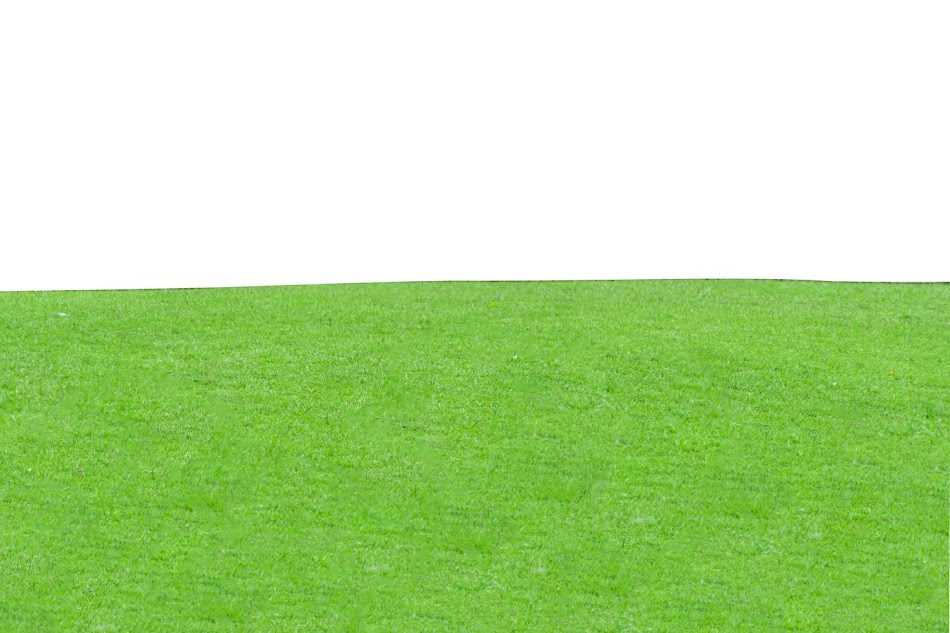
#> input picture imagem.jpg, 950 x 633 px
$ python filtros_overlays.py
#> lines starting #> are read from the running program, lines starting #| are printed output that depends on the picture; after the words box and inside, x2 and y2 are one past the last pixel; in counts of white or black regions, pixels touching at a corner belong together
import cv2
import numpy as np


imagem = cv2.imread('imagem.jpg')
#> imagem is the input picture: shape (633, 950, 3); mean B, G, R 151.1, 218.9, 181.1


# A. Filtro Blur (desfoque)
imagem_blur = cv2.GaussianBlur(imagem, (9, 9), 0)
cv2.imwrite('filtro_blur.png', imagem_blur)

# B. Detecção de Bordas
imagem_bordas = cv2.Canny(imagem, 100, 200)
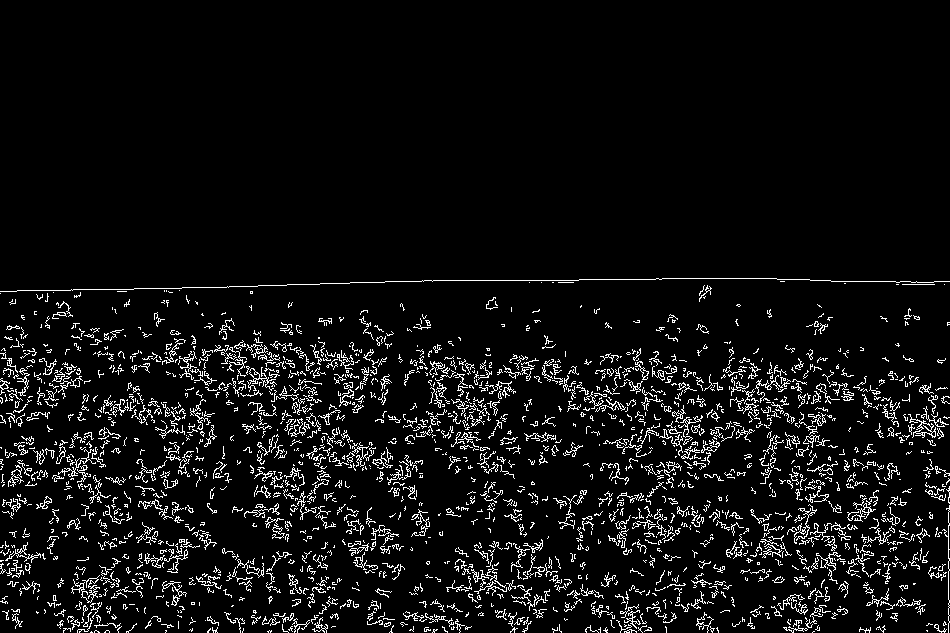
#> imagem_bordas: shape (633, 950); 6.4% white in thin lines or dots, all inside (x1, y1, x2, y2) = (0, 278, 950, 633)
cv2.imwrite('filtro_bordas.png', imagem_bordas)

# C. Imagem em Escalas de Cinza
imagem_cinza = cv2.cvtColor(imagem, cv2.COLOR_BGR2GRAY)
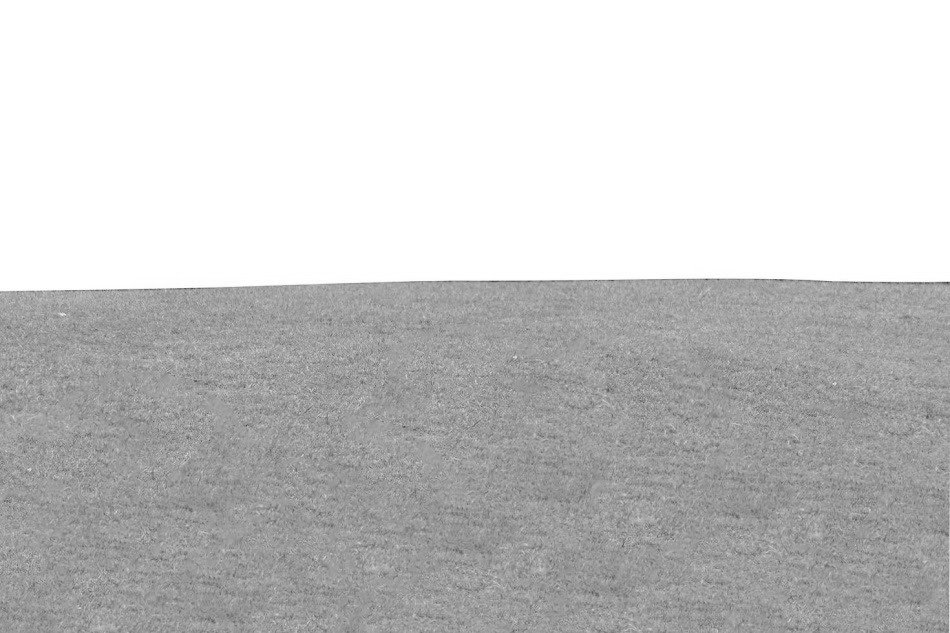
#> imagem_cinza: shape (633, 950); min 53, max 255, mean 199.8
cv2.imwrite('filtro_cinza.png', imagem_cinza)

# D. Redimensionamento da Imagem
altura, largura = imagem.shape[:2]
#> altura = 633; largura = 950
nova_largura = largura // 2
#> nova_largura = 475
nova_altura = altura // 2
#> nova_altura = 316
imagem_redimensionada = cv2.resize(imagem, (nova_largura, nova_altura))
cv2.imwrite('filtro_redimensionado.png', imagem_redimensionada)

# 2. Aplicar Overlays (Camadas)

# A. Desenhar um retângulo azul com espessura 2px
imagem_com_retangulo = imagem.copy()
altura, largura = imagem.shape[:2]
cv2.rectangle(imagem_com_retangulo, (10, 10), (largura - 10, altura - 10), (255, 0, 0), 2)
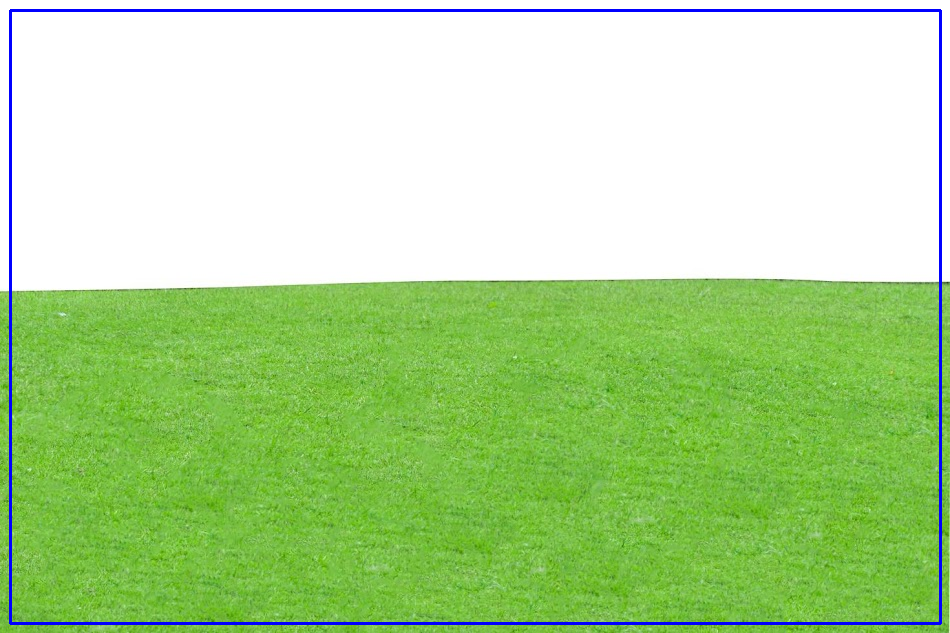
#> imagem_com_retangulo: shape (633, 950, 3); 1.54% of pixels changed, all inside (x1, y1, x2, y2) = (9, 9, 942, 625)
cv2.imwrite('imagem_com_retangulo.png', imagem_com_retangulo)

# B. Círculo vermelho com raio de 200px no centro da imagem
centro = (largura // 2, altura // 2)
#> centro = (475, 316)
raio = 200
imagem_com_circulo = imagem.copy()
cv2.circle(imagem_com_circulo, centro, raio, (0, 0, 255), 1)  # Cor vermelha
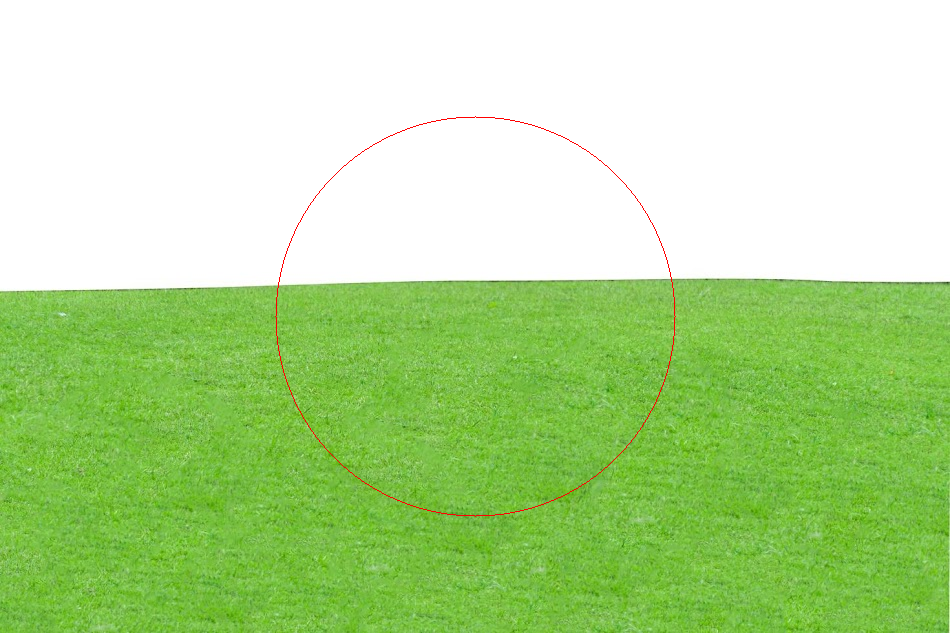
#> imagem_com_circulo: shape (633, 950, 3); 0.19% of pixels changed, all inside (x1, y1, x2, y2) = (275, 116, 676, 517)
cv2.imwrite('imagem_com_circulo.png', imagem_com_circulo)

# C. Círculo verde com raio de 50px no centro
raio_interno = 50
imagem_com_circulo_interno = imagem.copy()
cv2.circle(imagem_com_circulo_interno, centro, raio_interno, (0, 255, 0), -1)  # Cor verde (preenchido)
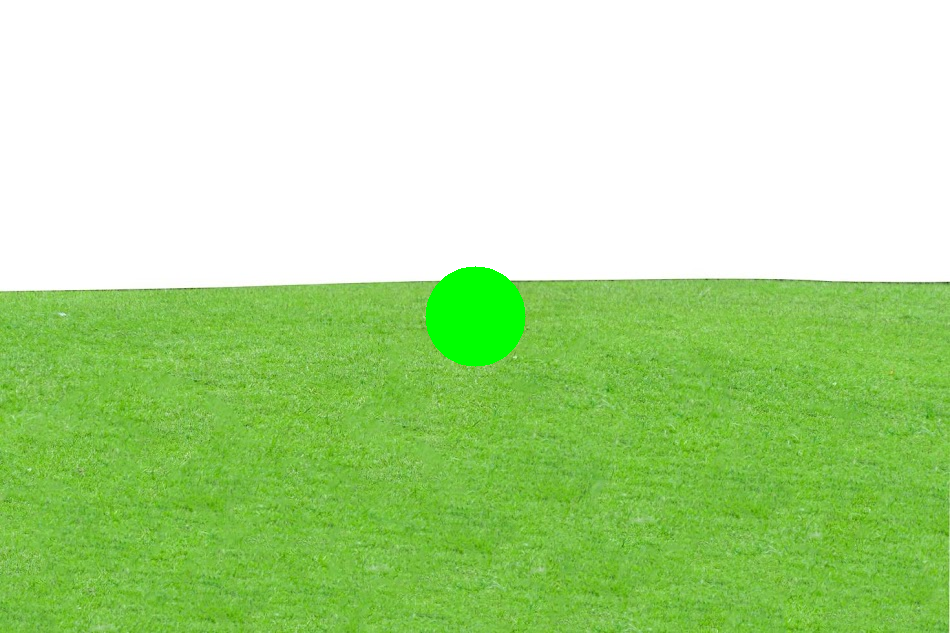
#> imagem_com_circulo_interno: shape (633, 950, 3); 1.3% of pixels changed, all inside (x1, y1, x2, y2) = (425, 266, 526, 367)
cv2.imwrite('imagem_com_circulo_interno.png', imagem_com_circulo_interno)

# D. Escrever texto no canto inferior direito
imagem_com_texto = imagem.copy()
font = cv2.FONT_HERSHEY_SIMPLEX
texto = "Engenharia de Software"
posicao_texto = (largura - 250, altura - 10)  # Ajuste conforme necessário
#> posicao_texto = (700, 623)
cv2.putText(imagem_com_texto, texto, posicao_texto, font, 1, (0, 0, 0), 2, cv2.LINE_AA)
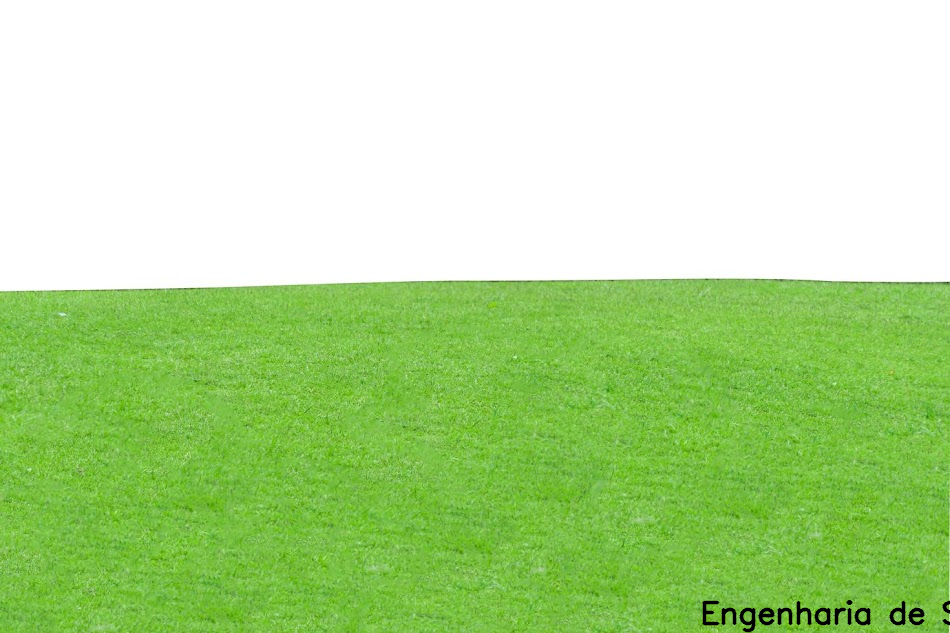
#> imagem_com_texto: shape (633, 950, 3); 0.45% of pixels changed, all inside (x1, y1, x2, y2) = (702, 600, 950, 633)
cv2.imwrite('imagem_com_texto.png', imagem_com_texto)

# Exibir a imagem com texto (opcional)
cv2.imshow('Imagem com Texto', imagem_com_texto)
cv2.waitKey(0)
cv2.destroyAllWindows()
